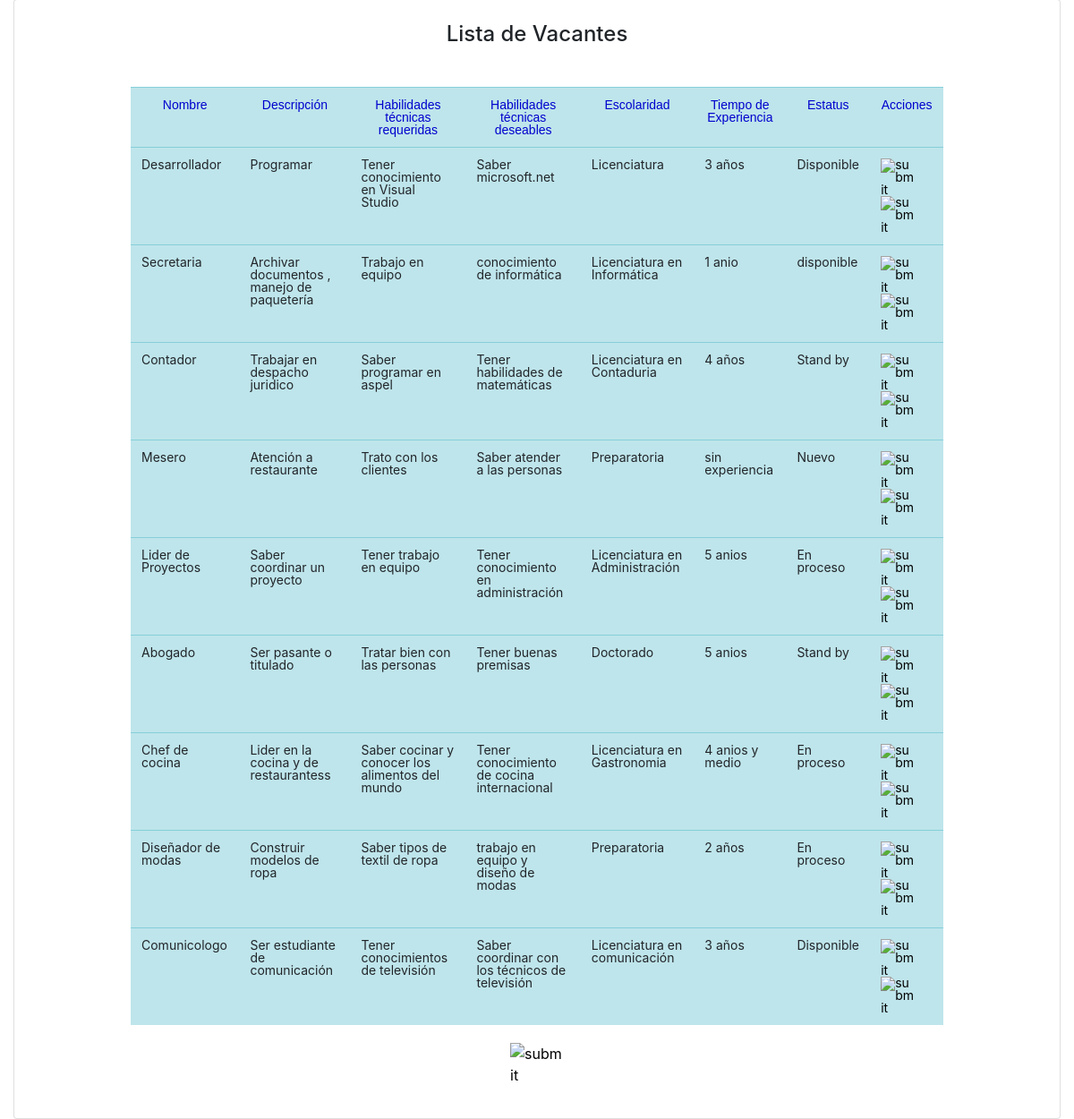
Page /Vacantes/index.php (lower part) on the earlier database version.
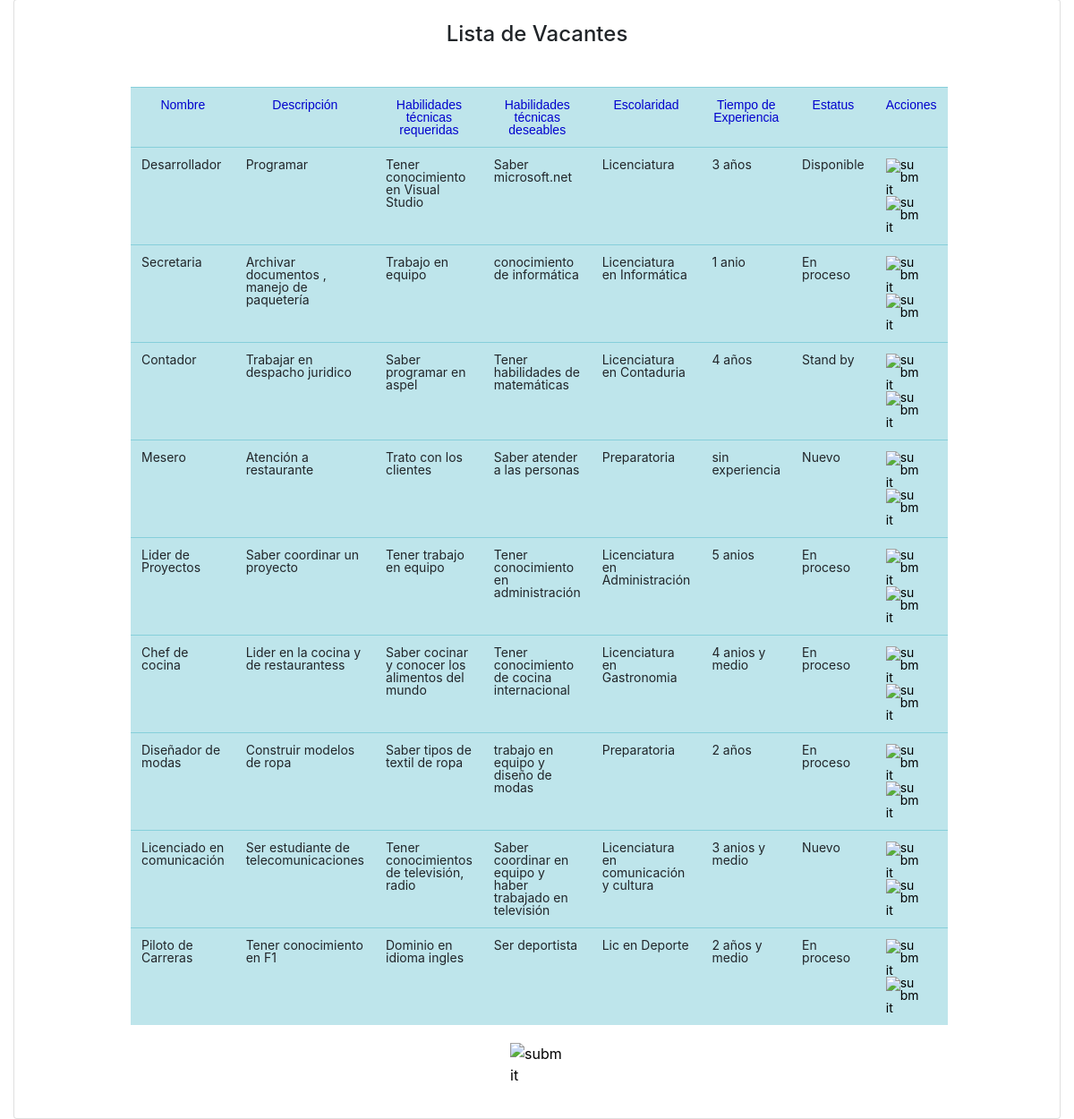
Same page on the later database version.
### tables this page shows
CREATE TABLE "vacante" (
	"id"	INTEGER,
	"nombrevac"	TEXT,
	"descripcion" TEXT,
	"habtecreq"	TEXT,
	"habtecdes"	TEXT,
	"escolaridad" TEXT,
	"experiencia" TEXT,
	"estatus" TEXT,
	PRIMARY KEY("id" AUTOINCREMENT)
);

### Vacantes/index.php (the view, shortened to what this page needs)
<?php
include '../conn.php';
$query = "SELECT * FROM vacante";
$result = $db->query($query);
?>
<!DOCTYPE html>
<html>
<head>
<link  rel="stylesheet" href="../css/vacante.css">
<link rel="stylesheet" href="../css/styles1.css">
<link rel="stylesheet" href="../css/materialdesignicons.min.css">
<link rel="stylesheet" href="../css/dataTables.bootstrap4.css">
<link rel="stylesheet" href="../css/principal.bundle.base.css">
<link rel="stylesheet" href="https://cdn.jsdelivr.net/npm/bootstrap-icons@1.8.2/font/bootstrap-icons.css">
<link rel="stylesheet" href="https://cdn.jsdelivr.net/npm/bootstrap@4.6.1/dist/css/bootstrap.min.css">
</head>
<body>
<div class="container-scroller">
         <div class="col-lg-12 stretch-card">
              <div class="card">
                <div class="card-body">
                  <h4 class="tit_vacante" align="center">Lista de Vacantes</h4>
                  <div class="table-responsive pt-3">
                  <div style=" margin: 20px 100px;">
            <table class="table" id ="resultado">
            <tr class="table-info" id="texto">
                <td scope="col">Nombre</td>
                <td scope="col">Descripción</td>
				<td scope="col">Habilidades técnicas requeridas</td>
				<td scope="col">Habilidades técnicas deseables</td>
				<td scope="col">Escolaridad</td>
				<td scope="col">Tiempo de Experiencia</td>
				<td scope="col">Estatus</td>
                <td scope="col">Acciones</td>
                </tr>
            <?php while($row = $result->fetchArray()) {?>
            <tr class="table-info" id="load-table">
                <td scope="col"><?php echo $row['nombrevac'];?></td>
                <td scope="col"><?php echo $row['descripcion'];?></td>
				<td scope="col"><?php echo $row['habtecreq'];?></td>
                <td scope="col"><?php echo $row['habtecdes'];?></td>
				<td scope="col"><?php echo $row['escolaridad'];?></td>
				<td scope="col"><?php echo $row['experiencia'];?></td>
                <td scope="col"><?php echo $row['estatus'];?></td>
                <td>
                    <a id='btnActualizar' href="ActualizarVacante.php?id=<?php echo $row['id'];?>">
                    <input type="image" src="https://cdn-icons-png.flaticon.com/512/61/61444.png?w=360" name="submit" width="40" height="40" alt="submit"data-toggle="modal" data-target="#actvac"/></a>
                    <a  id='btnEliminar' onclick="EliminarVacante();" class='delete-btn' href="EliminarVacante.php?id=<?php echo $row['id'];?>"  confirm('Desea eliminar esta vacante');">
                    <input type="image" src="https://cdn.icon-icons.com/icons2/1919/PNG/512/biggarbagebin_121980.png"name="submit" width="40" height="40" alt="submit"data-toggle="modal" data-target="#eliminavac"/></a>
                    </td>
            </tr>
            <?php } ?>
        </table>
    </div>
    <div class="d-flex justify-content-center">
    <a  href="AgregarVacante.php" ><input type="image" src="https://cdn-icons-png.flaticon.com/512/5219/5219822.png" name="submit" width="60" height="60" alt="submit"data-toggle="modal" data-target="#agregavac"/></a>
    </div>
    </div>
              </div>
         </div>
</body>
</html>

Differences in the rows shown:
removed vacante: nombrevac "Abogado", descripcion "Ser pasante o titulado", habtecreq "Tratar bien con las personas", habtecdes "Tener buenas premisas", escolaridad "Doctorado", experiencia "5 anios", estatus "Stand by"
changed vacante "Secretaria": estatus "disponible" → "En proceso"
changed vacante: nombrevac "Comunicologo" → "Licenciado en comunicación"; descripcion "Ser estudiante de comunicación" → "Ser estudiante de telecomunicaciones"; habtecreq "Tener conocimientos de televisión" → "Tener conocimientos de televisión, radio"; habtecdes "Saber coordinar con los técnicos de televisión" → "Saber coordinar en equipo y haber trabajado en televisión"; escolaridad "Licenciatura en comunicación" → "Licenciatura en comunicación y cultura"; experiencia "3 años" → "3 anios y medio"; estatus "Disponible" → "Nuevo"
added vacante: nombrevac "Piloto de Carreras", descripcion "Tener conocimiento en F1", habtecreq "Dominio en idioma ingles", habtecdes "Ser deportista", escolaridad "Lic en Deporte", experiencia "2 años y medio", estatus "En proceso"
